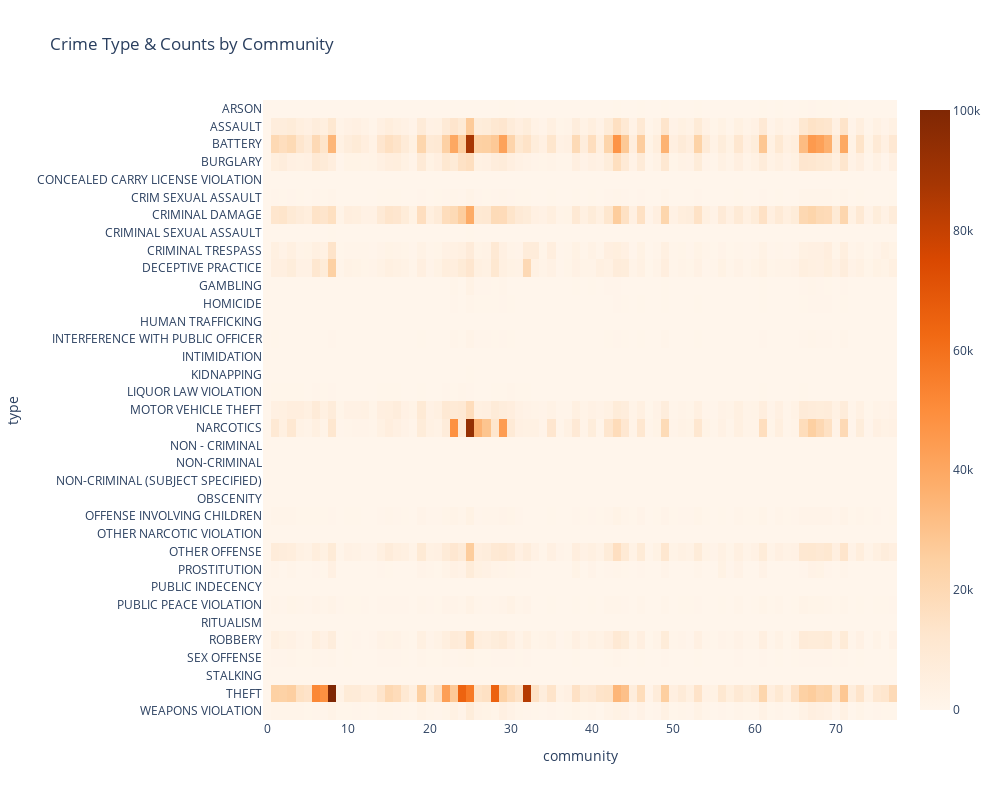

Notebook source saved alongside this figure:
### Code cell
import plotly.express as px

fig = px.imshow(q11_table, 
                color_continuous_scale=px.colors.sequential.Oranges, 
                title="Crime Type & Counts by Community"
               )
fig.update_layout(
    width=1000,
    height=800,)
fig.show()

### Figure 1 — Plotly figure (JSON) as saved in the notebook; plotly's stock layout.template omitted (floating-point values rounded to 4 significant figures; data arrays with more than 128 entries replaced by an {"elided": "..."} marker saying what was removed)
{"data": [{"coloraxis": "coloraxis", "hovertemplate": "community: %{x}<br>type: %{y}<br>color: %{z}<extra></extra>", "name": "0", "type": "heatmap", "x": [0, 1, 2, 3, 4, 5, 6, 7, 8, 9, 10, 11, 12, 13, 14, 15, 16, 17, 18, 19, 20, 21, 22, 23, 24, 25, 26, 27, 28, 29, 30, 31, 32, 33, 34, 35, 36, 37, 38, 39, 40, 41, 42, 43, 44, 45, 46, 47, 48, 49, 50, 51, 52, 53, 54, 55, 56, 57, 58, 59, 60, 61, 62, 63, 64, 65, 66, 67, 68, 69, 70, 71, 72, 73, 74, 75, 76, 77], "xaxis": "x", "y": ["ARSON", "ASSAULT", "BATTERY", "BURGLARY", "CONCEALED CARRY LICENSE VIOLATION", "CRIM SEXUAL ASSAULT", "CRIMINAL DAMAGE", "CRIMINAL SEXUAL ASSAULT", "CRIMINAL TRESPASS", "DECEPTIVE PRACTICE", "GAMBLING", "HOMICIDE", "HUMAN TRAFFICKING", "INTERFERENCE WITH PUBLIC OFFICER", "INTIMIDATION", "KIDNAPPING", "LIQUOR LAW VIOLATION", "MOTOR VEHICLE THEFT", "NARCOTICS", "NON - CRIMINAL", "NON-CRIMINAL", "NON-CRIMINAL (SUBJECT SPECIFIED)", "OBSCENITY", "OFFENSE INVOLVING CHILDREN", "OTHER NARCOTIC VIOLATION", "OTHER OFFENSE", "PROSTITUTION", "PUBLIC INDECENCY", "PUBLIC PEACE VIOLATION", "RITUALISM", "ROBBERY", "SEX OFFENSE", "STALKING", "THEFT", "WEAPONS VIOLATION"], "yaxis": "y", "z": {"elided": "35x78 int values"}}], "layout": {"coloraxis": {"colorscale": [[0, "rgb(255,245,235)"], [0.125, "rgb(254,230,206)"], [0.25, "rgb(253,208,162)"], [0.375, "rgb(253,174,107)"], [0.5, "rgb(253,141,60)"], [0.625, "rgb(241,105,19)"], [0.75, "rgb(217,72,1)"], [0.875, "rgb(166,54,3)"], [1, "rgb(127,39,4)"]]}, "height": 800, "title": {"text": "Crime Type & Counts by Community"}, "width": 1000, "xaxis": {"anchor": "y", "constrain": "domain", "domain": [0, 1], "scaleanchor": "y", "title": {"text": "community"}}, "yaxis": {"anchor": "x", "autorange": "reversed", "constrain": "domain", "domain": [0, 1], "title": {"text": "type"}}}}
